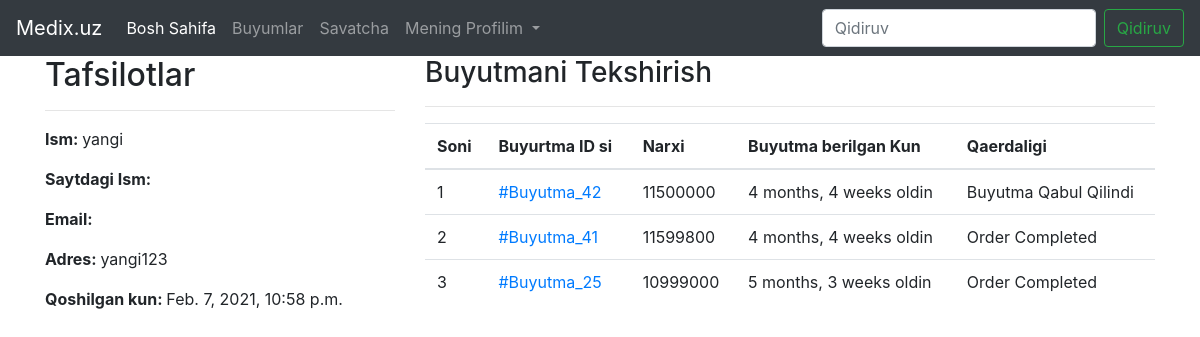
The page /profile/ (signed in) on the database its author committed.
### ecomapp/models.py (models this page shows, shortened)
class Customer(models.Model):
    user = models.OneToOneField(User, on_delete=models.CASCADE)
    full_name  =models.CharField(max_length=200)
    address  =models.CharField(max_length=200, null=True, blank=True)
    joined_on = models.DateTimeField(auto_now_add=True)

class Order(models.Model):
    cart = models.OneToOneField(Cart, on_delete=models.CASCADE)
    order_by =  models.CharField(max_length=200)
    shipping_address = models.CharField(max_length=200)
    mobile = models.CharField(max_length=10)
    email = models.EmailField(null=True, blank=True)
    subtotal = models.PositiveIntegerField()
    discount = models.PositiveIntegerField()
    total = models.PositiveIntegerField()
    order_status = models.CharField(max_length=50, choices=ORDER_STATUS)
    created_at = models.DateTimeField(auto_now_add=True)
    payment_method = models.CharField(max_length=50, choices=METHOD, default="etkazib berish paytida naqd pul")
    payment_completed = models.BooleanField(default=False, null=True, blank=True)

### ecomapp/views.py (the view)
# urls.py: path("profile/", CustomerProfileView.as_view(), name="customerprofile"),
class CustomerProfileView(TemplateView):
    template_name = "customerprofile.html"
    def dispatch(self, request, *args, **kwargs):
        if request.user.is_authenticated and Customer.objects.filter(user=request.user).exists():
            pass
        else:
            return redirect("/login/?next=/profile/")
        return super().dispatch(request, *args, **kwargs)
    def get_context_data(self, **kwargs):
        context = super().get_context_data(**kwargs)
        customer = self.request.user.customer
        context["customer"] = customer
        orders = Order.objects.filter(cart__customer=customer).order_by("-id")
        context["orders"] = orders
        return context

### templates/customerprofile.html (shortened to what this page needs)
{% extends 'base.html' %}
{% block content %}
<div class="container">
    <div class="row">
        <div class="col-md-4">
           <h2>Tafsilotlar  </h2>
           <hr>
           <p><span class="font-weight-bold">Ism: </span>{{customer.full_name}}</p>
           <p><span class="font-weight-bold">Saytdagi Ism: </span>{{customer.username}}</p>
           <p><span class="font-weight-bold">Email: </span>{{customer.user_email}}</p>
           <p><span class="font-weight-bold">Adres: </span>{{customer.address}}</p>
           <p><span class="font-weight-bold">Qoshilgan kun: </span>{{customer.joined_on}}</p>
        </div>
        <div class="col-md-8">
            <h3>Buyutmani Tekshirish</h3>
            <hr>
            <table class="table">
                <thead>
                    <tr>
                        <th>Soni</th>
                        <th>Buyurtma ID si</th>
                        <th>Narxi</th>
                        <th>Buyutma berilgan Kun </th>
                        <th>Qaerdaligi</th>
                    </tr>
                </thead>
                <tbody>
                    {% for ord in orders %}
                    <tr>
                        <td>{{forloop.counter}}</td>
                        <td><a href="{% url 'ecomapp:customerorderdetail' ord.pk %}"> #Buyutma_{{ord.id}}</a></td>
                        <td>{{ord.total}}</td>
                        <td>{{ord.created_at|timesince}} oldin</td>
                        <td>{{ord.order_status}}</td>
                    </tr>
                    {% endfor %}
                </tbody>
            </table>
        </div>
    </div>
</div>
{% endblock %}

### rows shown on the page
Customer: full_name "yangi", address "yangi123", joined_on "Feb. 7, 2021, 10:58 p.m."
Order: id "42", total "11500000", created_at "4 months, 4 weeks", order_status "Buyutma Qabul Qilindi"
Order: id "41", total "11599800", created_at "4 months, 4 weeks", order_status "Order Completed"
Order: id "25", total "10999000", created_at "5 months, 3 weeks", order_status "Order Completed"
